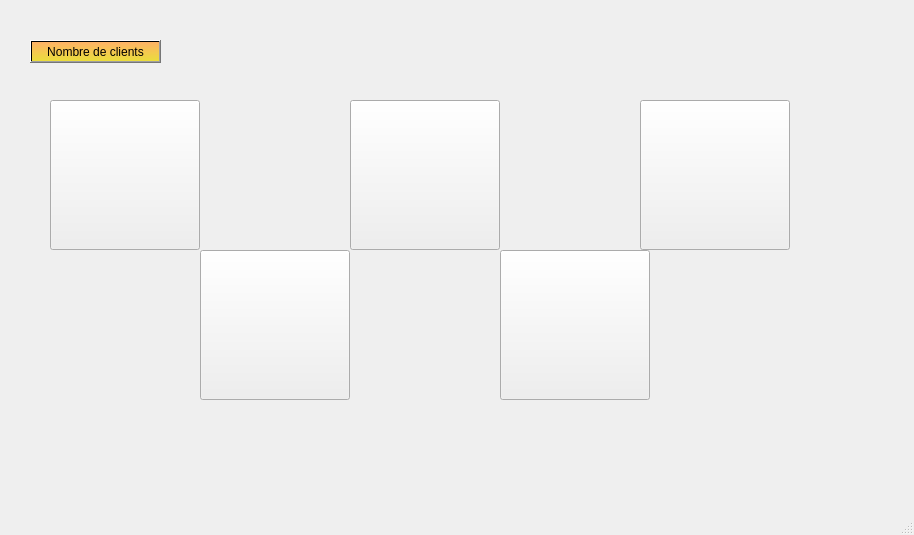
<?xml version="1.0" encoding="UTF-8"?>
<ui version="4.0">
 <class>MainWindow</class>
 <widget class="QMainWindow" name="MainWindow">
  <property name="geometry">
   <rect>
    <x>0</x>
    <y>0</y>
    <width>914</width>
    <height>535</height>
   </rect>
  </property>
  <property name="windowTitle">
   <string>MainWindow</string>
  </property>
  <widget class="QWidget" name="centralwidget">
   <widget class="QPushButton" name="pushButton">
    <property name="geometry">
     <rect>
      <x>50</x>
      <y>100</y>
      <width>150</width>
      <height>150</height>
     </rect>
    </property>
    <property name="text">
     <string/>
    </property>
    <property name="icon">
     <iconset resource="res.qrc">
      <normaloff>:/caissesv.jpg</normaloff>:/caissesv.jpg</iconset>
    </property>
    <property name="iconSize">
     <size>
      <width>150</width>
      <height>150</height>
     </size>
    </property>
   </widget>
   <widget class="QPushButton" name="pushButton_2">
    <property name="geometry">
     <rect>
      <x>500</x>
      <y>250</y>
      <width>150</width>
      <height>150</height>
     </rect>
    </property>
    <property name="text">
     <string/>
    </property>
    <property name="icon">
     <iconset resource="res.qrc">
      <normaloff>:/employesv.jpg</normaloff>:/employesv.jpg</iconset>
    </property>
    <property name="iconSize">
     <size>
      <width>150</width>
      <height>150</height>
     </size>
    </property>
   </widget>
   <widget class="QPushButton" name="pushButton_3">
    <property name="geometry">
     <rect>
      <x>200</x>
      <y>250</y>
      <width>150</width>
      <height>150</height>
     </rect>
    </property>
    <property name="text">
     <string/>
    </property>
    <property name="icon">
     <iconset resource="res.qrc">
      <normaloff>:/produitv.jpg</normaloff>:/produitv.jpg</iconset>
    </property>
    <property name="iconSize">
     <size>
      <width>150</width>
      <height>150</height>
     </size>
    </property>
   </widget>
   <widget class="QPushButton" name="pushButton_4">
    <property name="geometry">
     <rect>
      <x>350</x>
      <y>100</y>
      <width>150</width>
      <height>150</height>
     </rect>
    </property>
    <property name="text">
     <string/>
    </property>
    <property name="icon">
     <iconset resource="res.qrc">
      <normaloff>:/clientsv.jpg</normaloff>:/clientsv.jpg</iconset>
    </property>
    <property name="iconSize">
     <size>
      <width>150</width>
      <height>150</height>
     </size>
    </property>
   </widget>
   <widget class="QPushButton" name="pushButton_5">
    <property name="geometry">
     <rect>
      <x>640</x>
      <y>100</y>
      <width>150</width>
      <height>150</height>
     </rect>
    </property>
    <property name="text">
     <string/>
    </property>
    <property name="icon">
     <iconset resource="res.qrc">
      <normaloff>:/fournisseurv.jpg</normaloff>:/fournisseurv.jpg</iconset>
    </property>
    <property name="iconSize">
     <size>
      <width>150</width>
      <height>150</height>
     </size>
    </property>
   </widget>
   <widget class="QLabel" name="label">
    <property name="geometry">
     <rect>
      <x>10</x>
      <y>-50</y>
      <width>811</width>
      <height>641</height>
     </rect>
    </property>
    <property name="text">
     <string/>
    </property>
    <property name="pixmap">
     <pixmap>../../Desktop/background.jpg</pixmap>
    </property>
   </widget>
   <widget class="QPushButton" name="pushButton_6">
    <property name="geometry">
     <rect>
      <x>30</x>
      <y>40</y>
      <width>131</width>
      <height>23</height>
     </rect>
    </property>
    <property name="styleSheet">
     <string notr="true">background-color: qlineargradient(spread:pad, x1:0, y1:0, x2:0, y2:1, stop:0 rgba(255, 178, 102, 255), stop:0.974874 rgba(235, 220, 61, 255), stop:0.98 rgba(0, 0, 0, 255), stop:1 rgba(0, 0, 0, 0));font: 8pt &quot;MV Boli&quot;;</string>
    </property>
    <property name="text">
     <string>Nombre de clients</string>
    </property>
   </widget>
   <zorder>label</zorder>
   <zorder>pushButton</zorder>
   <zorder>pushButton_2</zorder>
   <zorder>pushButton_3</zorder>
   <zorder>pushButton_4</zorder>
   <zorder>pushButton_5</zorder>
   <zorder>pushButton_6</zorder>
  </widget>
  <widget class="QMenuBar" name="menubar">
   <property name="geometry">
    <rect>
     <x>0</x>
     <y>0</y>
     <width>914</width>
     <height>38</height>
    </rect>
   </property>
  </widget>
  <widget class="QStatusBar" name="statusbar"/>
 </widget>
 <resources>
  <include location="res.qrc"/>
 </resources>
 <connections/>
</ui>
